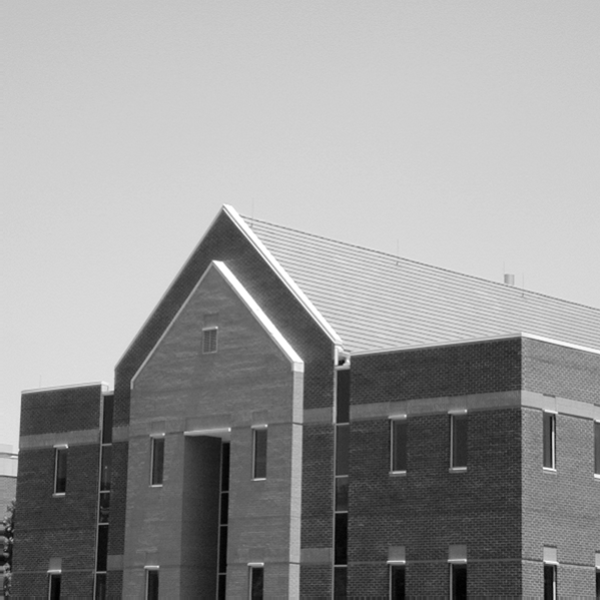
#> input picture Basic Edge Detection/building.tif, 600 x 600 px
$ jupyter execute Basic_Edge_Detection.ipynb
#> lines starting #> are read from the running program, lines starting #| are printed output that depends on the picture
## Importing Libraries

[cell 1]
import cv2
import numpy as np
import matplotlib.pyplot as plt
from google.colab.patches import cv2_imshow

## Original Image

[cell 2]
# loading the original image
building = cv2.imread('building.tif')
#> building is the input picture: shape (600, 600, 3); min 0, max 255, mean 152.8
building = cv2.cvtColor(building, cv2.COLOR_BGR2GRAY)
#> building: shape (600, 600)

# smoothing the original image
kernel = np.ones((5, 5)) / 25
building = cv2.filter2D(building, -1, kernel)

## Roberts Filter

[cell 3]
# defining the roberts filter
roberts_gx = np.array([[-1, 0], [0, 1]])
roberts_gy = np.array([[0, -1], [1, 0]])

# applying Roberts filter on the original image
roberts_edgeDetection = cv2.filter2D(building, -1, roberts_gx) + cv2.filter2D(building, -1, roberts_gy)
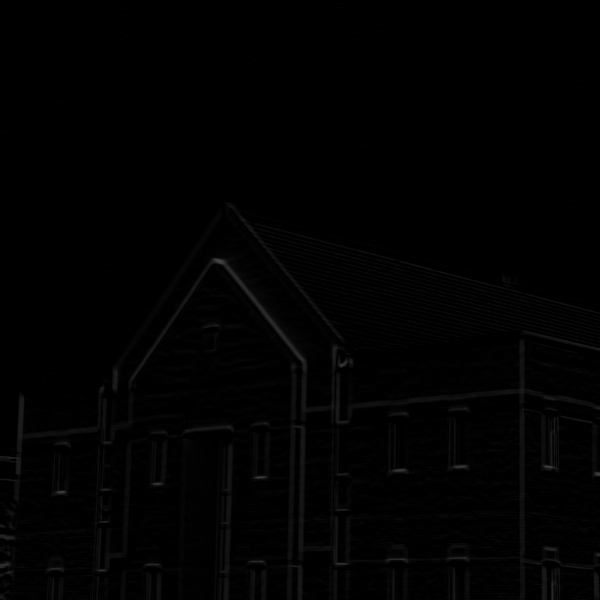
#> roberts_edgeDetection: shape (600, 600); min 0, max 68, mean 1.7

# displaying the results
plt.figure(figsize = (10, 20))
plt.subplot(1, 2, 1); plt.axis('off'); plt.title('Original Image'); plt.imshow(building, 'gray')
plt.subplot(1, 2, 2); plt.axis('off'); plt.title('Roberts Edge Detection'); plt.imshow(roberts_edgeDetection, 'gray')
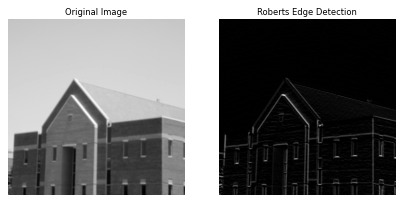
#> figure drawn by matplotlib, 2 panels

## Prewitt Edge Detection

[cell 4]
# defining the Prewitt gradient filters
prewitt_gx = np.array([[-1, -1, -1], [0, 0, 0], [1, 1, 1]])
prewitt_gy = np.array([[-1, 0, 1], [-1, 0, 1], [-1, 0, 1]])

# applying Prewitt filter on the original image
prewitt_edgeDetection = cv2.filter2D(building, -1, prewitt_gx) + cv2.filter2D(building, -1, prewitt_gy)
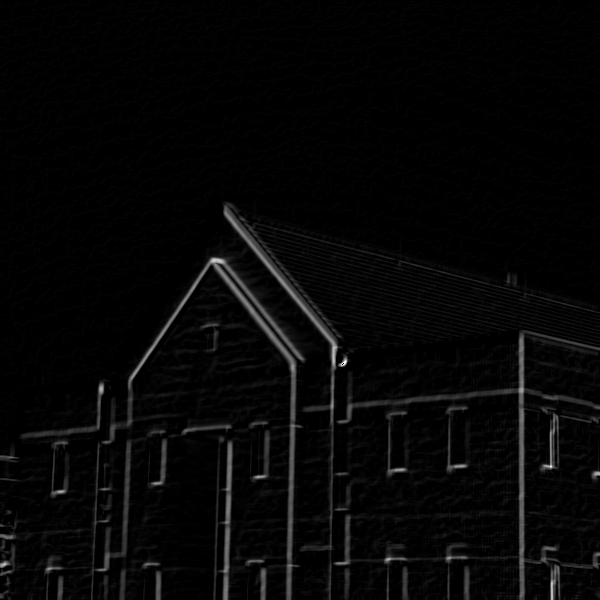
#> prewitt_edgeDetection: shape (600, 600); min 0, max 255, mean 6.3

# displaying the results
plt.figure(figsize = (10, 20))
plt.subplot(1, 2, 1); plt.axis('off'); plt.title('Original Image'); plt.imshow(building, 'gray')
plt.subplot(1, 2, 2); plt.axis('off'); plt.title('Prewitt Edge Detection'); plt.imshow(prewitt_edgeDetection, 'gray')
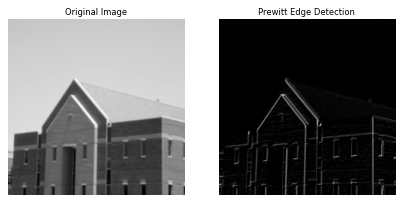
#> figure drawn by matplotlib, 2 panels

## Sobel Edge Detection

[cell 5]
# defining the Sobel gradient kernels
sobel_gx = np.array([[-1, -2, -1], [0, 0, 0], [1, 2, 1]])
sobel_gy = np.array([[-1, 0, -1], [-2, 0, 2], [-1, 0, 1]])

# applying Sobel filters on the original image
sobel_edgeDetection = cv2.filter2D(building, -1, sobel_gx) + cv2.filter2D(building, -1, sobel_gy)
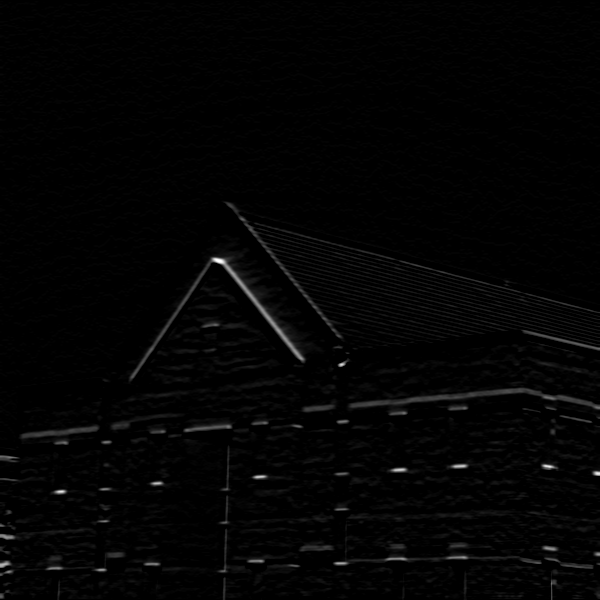
#> sobel_edgeDetection: shape (600, 600); min 0, max 255, mean 3.6

# displaying the results
plt.figure(figsize = (10, 20))
plt.subplot(1, 2, 1); plt.axis('off'); plt.title('Original Image'); plt.imshow(building, 'gray')
plt.subplot(1, 2, 2); plt.axis('off'); plt.title('Sobel Edge Detection'); plt.imshow(sobel_edgeDetection, 'gray')
